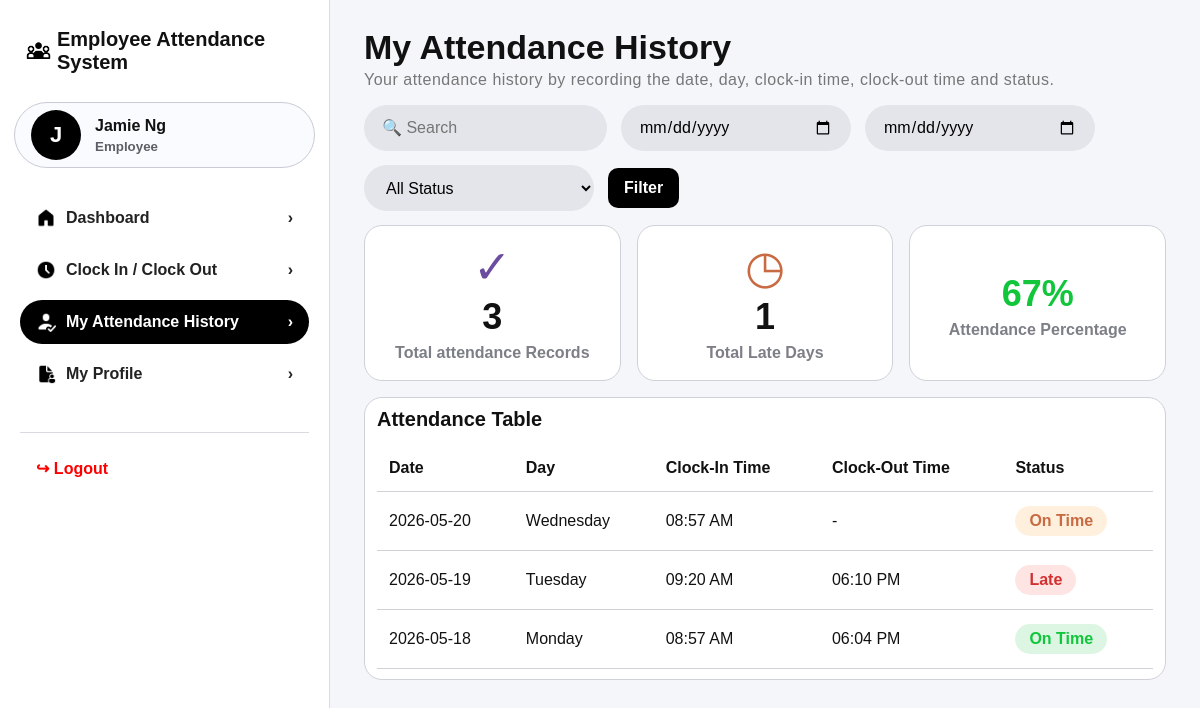
/history.php (signed in), run on the app's committed database.
### tables this page shows
CREATE TABLE employee_profile (
    empID VARCHAR(10) PRIMARY KEY,
    firstName VARCHAR(50) NOT NULL,
    lastName VARCHAR(50) NOT NULL,
    department VARCHAR(50) NOT NULL,
    jobPosition VARCHAR(30) NOT NULL,
    contactNum VARCHAR(20) NOT NULL,
    email VARCHAR(100) NOT NULL UNIQUE,
    profileImage VARCHAR(255) NULL,
    employmentStatus ENUM('ACTIVE','INACTIVE') NOT NULL DEFAULT 'ACTIVE',
    dateJoined DATE NOT NULL
);

CREATE TABLE attendance_record (
    recordID INT AUTO_INCREMENT PRIMARY KEY,
    empID VARCHAR(10) NOT NULL,
    attendanceDate DATE NOT NULL,
    clockInTime TIME NULL,
    clockOutTime TIME NULL,
    lateStatus ENUM('Late','Not Late') NOT NULL DEFAULT 'Not Late',
    attendanceStatus ENUM('Pending','On Time','Late','Absent') NOT NULL DEFAULT 'Pending',
    updatedByAdmin VARCHAR(10) NULL,
    updatedAt TIMESTAMP DEFAULT CURRENT_TIMESTAMP ON UPDATE CURRENT_TIMESTAMP,
    UNIQUE KEY unique_employee_date (empID, attendanceDate),
    CONSTRAINT fk_attendance_employee FOREIGN KEY (empID) REFERENCES employee_profile(empID)
        ON DELETE CASCADE ON UPDATE CASCADE,
    CONSTRAINT fk_attendance_admin FOREIGN KEY (updatedByAdmin) REFERENCES admin(adminID)
        ON DELETE SET NULL ON UPDATE CASCADE
);

### includes/auth.php (called while the page is built, shortened)
<?php
function e($value) {
    return htmlspecialchars((string)$value, ENT_QUOTES, 'UTF-8');
}
function is_logged_in() {
    return isset($_SESSION['user']);
}
function current_user() {
    return $_SESSION['user'] ?? null;
}
function is_admin() {
    return is_logged_in() && $_SESSION['user']['role'] === 'Admin';
}
function get_user_profile($conn, $empID) {
    $stmt = $conn->prepare('SELECT * FROM employee_profile WHERE empID = ?');
    $stmt->bind_param('s', $empID);
    $stmt->execute();
    return $stmt->get_result()->fetch_assoc();
}
function get_full_name($profile) {
    return trim(($profile['firstName'] ?? '') . ' ' . ($profile['lastName'] ?? ''));
}
function profile_photo_url($profile, $base = '') {
    $photo = trim($profile['profileImage'] ?? '');
    if ($photo === '') return '';
    return $base . $photo;
}
function sync_daily_attendance($conn) {
    $employees = $conn->query("SELECT empID FROM employee_profile WHERE employmentStatus='ACTIVE'");
}
function attendance_percentage($conn, $empID = null) {
    if ($empID) {
        $stmt = $conn->prepare("SELECT COUNT(*) total, SUM(CASE WHEN clockInTime IS NOT NULL AND lateStatus='Not Late' THEN 1 ELSE 0 END) onTimeCount FROM attendance_record WHERE empID = ?");
        $stmt->bind_param('s', $empID);
    } else {
        $stmt = $conn->prepare("SELECT COUNT(*) total, SUM(CASE WHEN clockInTime IS NOT NULL AND lateStatus='Not Late' THEN 1 ELSE 0 END) onTimeCount FROM attendance_record");
    }
    $stmt->execute();
    $row = $stmt->get_result()->fetch_assoc();
    $total = (int)($row['total'] ?? 0);
    $onTime = (int)($row['onTimeCount'] ?? 0);
    return round(($onTime / $total) * 100);
}
function attendance_badge_class($record) {
    if (($record['lateStatus'] ?? '') === 'Late') return 'red';
    if (($record['attendanceStatus'] ?? '') === 'Pending') return 'orange';
    return 'green';
}
function attendance_display_status($record) {
    if (($record['lateStatus'] ?? '') === 'Late') return 'Late';
    if (!empty($record['clockInTime']) && empty($record['clockOutTime'])) return 'Clocked In';
    return $record['attendanceStatus'] ?: 'Pending';
}
function user_photo_initial($name) {
    $name = trim($name);
    return $name !== '' ? strtoupper(substr($name, 0, 1)) : 'U';
}
?>

### history.php (the view, shortened to what this page needs)
<?php
require_once __DIR__ . '/includes/auth.php';
sync_daily_attendance($conn);
$user = current_user();
$search = trim($_GET['search'] ?? '');
$dateFrom = $_GET['from'] ?? '';
$dateTo = $_GET['to'] ?? '';
$sql = "SELECT * FROM attendance_record WHERE empID = ?";
$params = [$user['empID']];
$types = 's';
$sql .= " ORDER BY attendanceDate DESC";
$stmt = $conn->prepare($sql);
$stmt->bind_param($types, ...$params);
$stmt->execute();
$records = $stmt->get_result();
$summaryStmt = $conn->prepare("SELECT COUNT(*) total, SUM(CASE WHEN lateStatus='Late' THEN 1 ELSE 0 END) lateCount FROM attendance_record WHERE empID=?");
$summaryStmt->bind_param('s',$user['empID']);
$summaryStmt->execute();
$summary = $summaryStmt->get_result()->fetch_assoc();
$late = (int)$summary['lateCount'];
$percentage = attendance_percentage($conn, $user['empID']);
include __DIR__ . '/includes/header.php';
?>
<h1 class="page-title">My Attendance History</h1>
<p class="page-subtitle">Your attendance history by recording the date, day, clock-in time, clock-out time and status.</p>
<form class="toolbar" method="GET">
    <input class="search-input" name="search" value="<?= e($search) ?>" placeholder="🔍 Search">
    <input class="filter-input" type="date" name="from" value="<?= e($dateFrom) ?>">
    <input class="filter-input" type="date" name="to" value="<?= e($dateTo) ?>">
    <select class="filter-input" name="status">
        <option value="">All Status</option>
    </select>
    <button class="btn btn-dark">Filter</button>
</form>
<div class="grid grid-3">
    <div class="card stat-card"><div class="stat-icon purple">✓</div><div class="stat-number"><?= e($total) ?></div><div class="stat-label">Total attendance Records</div></div>
    <div class="card stat-card"><div class="stat-icon orange">◷</div><div class="stat-number"><?= e($late) ?></div><div class="stat-label">Total Late Days</div></div>
    <div class="card stat-card"><div class="stat-number green"><?= e($percentage) ?>%</div><div class="stat-label">Attendance Percentage</div></div>
</div>
<div class="table-wrap" style="margin-top:16px">
    <h2 class="section-title">Attendance Table</h2>
    <table>
        <thead><tr><th>Date</th><th>Day</th><th>Clock-In Time</th><th>Clock-Out Time</th><th>Status</th></tr></thead>
        <tbody>
        <?php if ($records->num_rows === 0): ?>
            <tr><td colspan="5" class="empty">No attendance records found</td></tr>
        <?php else: while($r=$records->fetch_assoc()): ?>
            <tr>
                <td><?= e($r['attendanceDate']) ?></td>
                <td><?= e(date('l', strtotime($r['attendanceDate']))) ?></td>
                <td><?= $r['clockInTime'] ? e(date('h:i A', strtotime($r['clockInTime']))) : '-' ?></td>
                <td><?= $r['clockOutTime'] ? e(date('h:i A', strtotime($r['clockOutTime']))) : '-' ?></td>
                <?php $displayStatus = attendance_display_status($r); $badgeClass = attendance_badge_class($r); ?>
                <td><span class="badge <?= e($badgeClass) ?>"><?= e($displayStatus === 'Clocked In' ? 'On Time' : $displayStatus) ?></span></td>
            </tr>
        <?php endwhile; endif; ?>
        </tbody>
    </table>
</div>
<?php include __DIR__ . '/includes/footer.php'; ?>

### includes/header.php (shortened to what this page needs)
<?php
require_once __DIR__ . '/auth.php';
$base = (strpos($_SERVER['SCRIPT_NAME'], '/admin/') !== false) ? '../' : '';
?>
<!DOCTYPE html>
<html lang="en">
<head>
    <link rel="stylesheet" href="<?= $base ?>assets/css/style.css">
</head>
<body>
<div class="app">
<?php include __DIR__ . '/sidebar.php'; ?>
<main class="main-content">

### includes/sidebar.php (shortened to what this page needs)
<?php
$user = current_user();
$profile = get_user_profile($conn, $user['empID']);
$name = get_full_name($profile);
$isAdminPage = strpos($_SERVER['SCRIPT_NAME'], '/admin/') !== false;
$base = $isAdminPage ? '../' : '';
$photoUrl = profile_photo_url($profile, $base);
function active_link($file) {
    return basename($_SERVER['SCRIPT_NAME']) === $file ? 'active' : '';
}
?>
<aside class="sidebar">
    <div class="brand">
        <span class="brand-icon"><img src="<?= $base ?>icon/icon_Employee_Attendance_System.png" class="brand-img black-filter" width="25" height="25" alt="Employee Attendance System Icon"></span>
        Employee Attendance System
    </div>
    <div class="user-pill">
        <div class="avatar">
            <?php if ($photoUrl): ?>
                <img src="<?= e($photoUrl) ?>" alt="Profile picture">
            <?php else: ?>
                <?= e(user_photo_initial($name)) ?>
            <?php endif; ?>
        </div>
        <div>
            <strong><?= e($name ?: 'Name') ?></strong>
            <small><?= e($user['role']) ?></small>
        </div>
    </div>
    <nav class="nav-menu">
        <a class="<?= active_link('dashboard.php') ?>" href="<?= $base ?>dashboard.php"><span><img src="<?= $base ?>icon/icon_Dashboard.png" class="nav-icon" width="20" height="20" alt="Dashboard Icon"></span> Dashboard <b>›</b></a>
        <a class="<?= active_link('clock.php') ?>" href="<?= $base ?>clock.php"><span><img src="<?= $base ?>icon/icon_Clock.png" class="nav-icon" width="20" height="20" alt="Clock Icon"></span> Clock In / Clock Out <b>›</b></a>
        <?php if (is_admin()): ?>
            <a class="<?= active_link('records.php') ?>" href="<?= $base ?>admin/records.php"><span><img src="<?= $base ?>icon/icon_Attendance.png" class="nav-icon" width="20" height="20" alt="Attendance Records Icon"></span> Attendance Records <b>›</b></a>
            <a class="<?= active_link('late.php') ?>" href="<?= $base ?>admin/late.php"><span><img src="<?= $base ?>icon/icon_Late.png" class="nav-icon" width="20" height="20" alt="Late Employees Icon"></span> Late Employees <b>›</b></a>
            <a class="<?= active_link('employees.php') ?>" href="<?= $base ?>admin/employees.php"><span><img src="<?= $base ?>icon/icon_Employee.png" class="nav-icon" width="20" height="20" alt="Employee Management Icon"></span> Employee Management <b>›</b></a>
        <?php else: ?>
            <a class="<?= active_link('history.php') ?>" href="<?= $base ?>history.php"><span><img src="<?= $base ?>icon/icon_Attendance.png" class="nav-icon" width="20" height="20" alt="Attendance History Icon"></span> My Attendance History <b>›</b></a>
        <?php endif; ?>
        <a class="<?= active_link('profile.php') ?>" href="<?= $base ?>profile.php"><span><img src="<?= $base ?>icon/icon_Profile.png" class="nav-icon" width="20" height="20" alt="Profile Icon"></span> My Profile <b>›</b></a>
    </nav>
    <div class="logout-wrap">
        <a class="logout" href="<?= $base ?>logout.php">↪ Logout</a>
    </div>
</aside>

### includes/footer.php (shortened to what this page needs)
</main>
</div>
</body>
</html>

### assets/css/style.css (style rules this page uses)
:root { --bg:#f4f6fa; --card:#ffffff; --text:#111111; --muted:#777b84; --line:#d8d9df; --black:#000; --green:#11c63b; --blue:#2577d4; --purple:#6b4ca1; --orange:#c86b43; --red:#d23030; --soft-blue:#e8f2ff; --soft-green:#eaf8ee; --soft-orange:#fff2e8; --shadow:0 10px 28px rgba(0,0,0,.12); }
* { box-sizing:border-box }
body { margin:0; font-family: Arial, Helvetica, sans-serif; background:var(--bg); color:var(--text); }
a { text-decoration:none;color:inherit }
button,input,select { font:inherit }
.btn { border:0;border-radius:10px;padding:11px 16px;cursor:pointer;font-weight:700;display:inline-flex;align-items:center;justify-content:center;gap:8px }
.btn-dark { background:#000;color:#fff }
.app { display:flex;min-height:100vh }
.sidebar { width:330px;min-height:100vh;background:#fff;border-right:1px solid #d9dbe1;padding:28px 14px;position:sticky;top:0; }
.brand { font-size:20px;font-weight:800;margin:0 12px 28px;display:flex;align-items:center;gap:6px }
.brand-icon { font-size:26px }
.user-pill { height:66px;border:1px solid #c9ccd5;border-radius:34px;display:flex;align-items:center;gap:14px;padding:8px 16px;margin-bottom:28px;background:#fafbfe }
.avatar { width:50px;height:50px;border-radius:50%;background:#000;color:#fff;display:flex;align-items:center;justify-content:center;font-weight:800;font-size:22px;flex:0 0 50px }
.user-pill small { display:block;color:#5c5f67;margin-top:4px;font-weight:600 }
.nav-menu { display:flex;flex-direction:column;gap:8px;padding:0 6px }
.nav-menu a { display:flex;align-items:center;gap:10px;border-radius:24px;padding:12px 16px;font-weight:700;color:#222 }
.nav-menu a span { width:20px;text-align:center }
.nav-menu a b { margin-left:auto }
.nav-menu a.active { background:#000;color:#fff }
.logout-wrap { border-top:1px solid #d9dbe1;margin:36px 6px 0;padding:26px 16px }
.logout { color:red;font-weight:800 }
.main-content { flex:1;padding:28px 34px;overflow:auto }
.page-title { font-size:34px;font-weight:900;margin:0 0 4px }
.page-subtitle { color:#777;margin:0 0 16px;letter-spacing:.5px }
.grid { display:grid;gap:16px }
.grid-3 { grid-template-columns:repeat(3,minmax(0,1fr)) }
.card { background:#fff;border:1px solid #cfd1d9;border-radius:18px;padding:18px }
.stat-card { min-height:124px;text-align:center;display:flex;flex-direction:column;align-items:center;justify-content:center }
.stat-icon { font-size:46px;line-height:1 }
.stat-number { font-size:36px;font-weight:900;margin:6px 0 }
.stat-label { color:#7c7f86;font-weight:700 }
.green { color:var(--green) }
.purple { color:var(--purple) }
.orange { color:var(--orange) }
.red { color:var(--red) }
.section-title { font-size:20px;font-weight:900;margin:0 0 14px }
.toolbar { display:flex;gap:14px;align-items:center;margin-bottom:14px;flex-wrap:wrap }
.search-input,.filter-input { height:46px;border:0;background:#e3e5ea;border-radius:24px;padding:0 18px;min-width:230px }
.table-wrap { overflow:auto;background:#fff;border:1px solid #cfd1d9;border-radius:18px;padding:10px 12px }
table { width:100%;border-collapse:collapse;min-width:760px }
th,td { padding:14px 12px;border-bottom:1px solid #cfd1d9;text-align:left }
th { font-weight:900 }
.badge { display:inline-flex;padding:6px 14px;border-radius:20px;font-weight:800 }
.badge.green { background:#ddf6e4 }
.badge.red { background:#ffe4e4 }
.badge.orange { background:#fff0de }
.badge.orange { background:#fff0de;color:var(--orange) }
.brand-icon, .nav-menu a span { display:flex; align-items:center; justify-content:center; }
.brand-img, .nav-icon, .login-system-icon { object-fit:contain; display:block; }
.brand-img, .nav-menu a .nav-icon { filter:brightness(0); }
.nav-menu a.active .nav-icon { filter:brightness(0) invert(1); }
.black-filter { filter: brightness(0); }

### data on the page
employee_profile: user_photo_initial($name) "J"
attendance_record: attendanceDate "2026-05-20", attendanceDate "Wednesday", clockInTime "08:57 AM", clockInTime+clockOutTime "On Time"
attendance_record: attendanceDate "2026-05-19", attendanceDate "Tuesday", clockInTime "09:20 AM", clockOutTime "06:10 PM", lateStatus "Late"
attendance_record: attendanceDate "2026-05-18", attendanceDate "Monday", clockInTime "08:57 AM", clockOutTime "06:04 PM", attendanceStatus "On Time"

### other printed values
$name ?: 'Name' "Jamie Ng"
$user['role'] "Employee"
$total "3"
$late "1"
$percentage "67"
